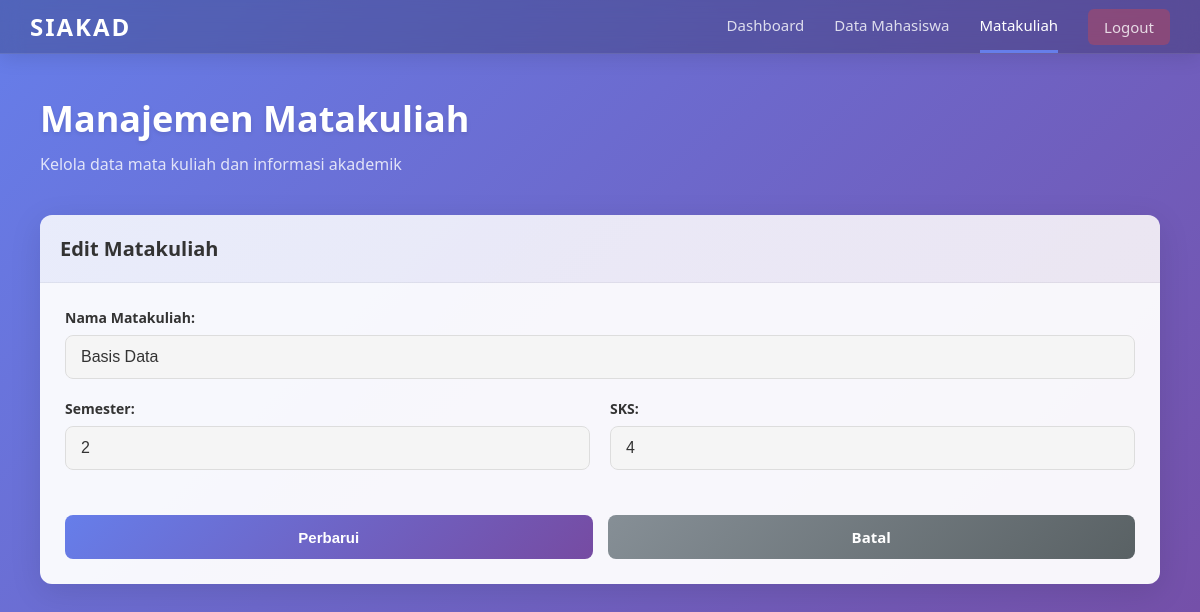
Page /matakuliah.php?action=edit&id=2 (signed in) on the committed database.
### tables this page shows
CREATE TABLE `matakuliah` (
  `id_matkul` int(11) NOT NULL,
  `nama_matkul` varchar(100) NOT NULL,
  `semester` int(11) NOT NULL,
  `sks` int(11) NOT NULL,
  `created_at` timestamp NOT NULL DEFAULT current_timestamp()
);

### matakuliah.php (the view, shortened to what this page needs)
<?php
require_once 'config.php';
$action = isset($_GET['action']) ? $_GET['action'] : 'list';
$matakuliah_list = [];
$matakuliah_edit = null;
if ($action === 'edit' && isset($_GET['id'])) {
    $id_matkul = intval($_GET['id']);
    try {
        $stmt = $pdo->prepare("SELECT * FROM matakuliah WHERE id_matkul = ?");
        $stmt->execute([$id_matkul]);
        $matakuliah_edit = $stmt->fetch(PDO::FETCH_ASSOC);
    } catch (PDOException $e) {
        $message = "Error: " . $e->getMessage();
        $messageType = "error";
        $action = 'list';
    }
}
?>
<!DOCTYPE html>
<html lang="id">
<head>
    <link rel="stylesheet" href="style.css">
</head>
<body>
    <div class="main-container">
        <nav class="navbar">
            <div class="navbar-brand">
                <h2>SIAKAD</h2>
            </div>
            <div class="navbar-menu">
                <a href="dashboard.php" class="nav-link">Dashboard</a>
                <a href="mahasiswa.php" class="nav-link">Data Mahasiswa</a>
                <a href="matakuliah.php" class="nav-link active">Matakuliah</a>
                <a href="logout.php" class="nav-link logout">Logout</a>
            </div>
        </nav>
        <div class="content">
            <div class="page-header">
                <h1>Manajemen Matakuliah</h1>
                <p>Kelola data mata kuliah dan informasi akademik</p>
            </div>
            <?php if ($action === 'list'): ?>
                <div class="card">
                    <div class="card-header">
                        <h3>Daftar Matakuliah</h3>
                        <a href="matakuliah.php?action=add" class="btn btn-primary">+ Tambah Matakuliah</a>
                    </div>
                    <div class="card-body">
                        <?php if (count($matakuliah_list) > 0): ?>
                            <table class="table">
                                <thead>
                                    <tr>
                                        <th>No</th>
                                        <th>Nama Matakuliah</th>
                                        <th>Semester</th>
                                        <th>SKS</th>
                                        <th>Aksi</th>
                                    </tr>
                                </thead>
                                <tbody>
                                    <?php foreach ($matakuliah_list as $index => $matkul): ?>
                                        <tr>
                                            <td><?php echo $index + 1; ?></td>
                                            <td><?php echo htmlspecialchars($matkul['nama_matkul']); ?></td>
                                            <td><?php echo $matkul['semester']; ?></td>
                                            <td><?php echo $matkul['sks']; ?></td>
                                            <td class="action-cell">
                                                <a href="matakuliah.php?action=edit&id=<?php echo $matkul['id_matkul']; ?>" class="btn btn-sm btn-edit">Edit</a>
                                                <a href="matakuliah.php?action=delete&id=<?php echo $matkul['id_matkul']; ?>" class="btn btn-sm btn-delete" onclick="return confirm('Yakin ingin menghapus?')">Hapus</a>
                                            </td>
                                        </tr>
                                    <?php endforeach; ?>
                                </tbody>
                            </table>
                        <?php else: ?>
                            <p class="no-data">Tidak ada data matakuliah.</p>
                        <?php endif; ?>
                    </div>
                </div>
            <?php elseif ($action === 'edit' && $matakuliah_edit): ?>
                <div class="card">
                    <div class="card-header">
                        <h3>Edit Matakuliah</h3>
                    </div>
                    <div class="card-body">
                        <form action="matakuliah.php?action=edit" method="POST" class="form">
                            <div class="form-group">
                                <label for="nama_matkul">Nama Matakuliah:</label>
                                <input type="text" id="nama_matkul" name="nama_matkul" value="<?php echo htmlspecialchars($matakuliah_edit['nama_matkul']); ?>" required>
                            </div>
                            <div class="form-row">
                                <div class="form-group">
                                    <label for="semester">Semester:</label>
                                    <input type="number" id="semester" name="semester" value="<?php echo $matakuliah_edit['semester']; ?>" min="1" max="8" required>
                                </div>
                                <div class="form-group">
                                    <label for="sks">SKS:</label>
                                    <input type="number" id="sks" name="sks" value="<?php echo $matakuliah_edit['sks']; ?>" min="1" max="4" required>
                                </div>
                            </div>
                            <div class="form-actions">
                                <button type="submit" class="btn btn-primary">Perbarui</button>
                                <a href="matakuliah.php" class="btn btn-secondary">Batal</a>
                            </div>
                        </form>
                    </div>
                </div>
            <?php endif; ?>
        </div>
    </div>
</body>
</html>

### style.css (style rules this page uses)
* { margin: 0; padding: 0; box-sizing: border-box; }
body { font-family: 'Segoe UI', Tahoma, Geneva, Verdana, sans-serif; background: linear-gradient(135deg, #667eea 0%, #764ba2 100%); min-height: 100vh; color: #333; }
h1 { margin-bottom: 30px; color: #fff; font-size: 28px; font-weight: 300; text-shadow: 0 2px 4px rgba(0, 0, 0, 0.1); }
h2 { color: #fff; font-size: 24px; margin-bottom: 10px; }
h3 { color: #333; font-size: 18px; margin-bottom: 15px; font-weight: 600; }
.form-group { margin-bottom: 20px; text-align: left; }
label { display: block; margin-bottom: 8px; font-weight: 500; color: rgba(255, 255, 255, 0.9); font-size: 14px; }
input[type="text"], input[type="password"], input[type="email"], input[type="number"], select { width: 100%; padding: 12px 15px; border: 1px solid rgba(255, 255, 255, 0.3); border-radius: 8px; font-size: 16px; box-sizing: border-box; background: rgba(255, 255, 255, 0.2); color: #333; backdrop-filter: blur(5px); transition: all 0.3s ease; }
input[type="text"]::placeholder, input[type="password"]::placeholder, input[type="email"]::placeholder, input[type="number"]::placeholder { color: rgba(0, 0, 0, 0.5); }
.btn { padding: 12px 24px; background: linear-gradient(135deg, #667eea 0%, #764ba2 100%); color: white; border: none; border-radius: 8px; font-size: 15px; font-weight: 600; cursor: pointer; transition: all 0.3s ease; text-decoration: none; display: inline-block; text-align: center; }
.btn-primary { background: linear-gradient(135deg, #667eea 0%, #764ba2 100%); }
.btn-secondary { background: linear-gradient(135deg, #868f96 0%, #596164 100%); }
.main-container { display: flex; min-height: 100vh; flex-direction: column; }
.navbar { background: rgba(0, 0, 0, 0.2); backdrop-filter: blur(10px); padding: 0 30px; display: flex; justify-content: space-between; align-items: center; box-shadow: 0 4px 20px rgba(0, 0, 0, 0.1); border-bottom: 1px solid rgba(255, 255, 255, 0.1); }
.navbar-brand h2 { color: #fff; font-size: 24px; margin: 0; font-weight: 700; letter-spacing: 2px; }
.navbar-menu { display: flex; gap: 30px; align-items: center; }
.nav-link { color: rgba(255, 255, 255, 0.8); text-decoration: none; font-weight: 500; padding: 15px 0; border-bottom: 3px solid transparent; transition: all 0.3s ease; font-size: 15px; }
.nav-link.active { color: #fff; border-bottom-color: #667eea; }
.nav-link.logout { background: rgba(244, 67, 54, 0.3); padding: 8px 16px; border-radius: 6px; border-bottom: none; }
.content { flex: 1; padding: 40px; max-width: 1200px; width: 100%; margin: 0 auto; }
.page-header { margin-bottom: 40px; color: #fff; }
.page-header h1 { font-size: 36px; margin-bottom: 10px; font-weight: 600; }
.page-header p { font-size: 16px; color: rgba(255, 255, 255, 0.8); }
.card { background: rgba(255, 255, 255, 0.95); border-radius: 12px; box-shadow: 0 8px 32px rgba(0, 0, 0, 0.1); overflow: hidden; margin-bottom: 20px; transition: transform 0.3s ease, box-shadow 0.3s ease; }
.card-header { padding: 20px; background: linear-gradient(135deg, rgba(102, 126, 234, 0.1), rgba(118, 75, 162, 0.1)); border-bottom: 1px solid rgba(0, 0, 0, 0.05); display: flex; justify-content: space-between; align-items: center; }
.card-header h3 { margin: 0; color: #333; font-size: 20px; }
.card-body { padding: 25px; }
.form { display: flex; flex-direction: column; }
.form-row { display: grid; grid-template-columns: 1fr 1fr; gap: 20px; }
.form-group { margin-bottom: 20px; }
.form-group label { color: #333; font-weight: 600; margin-bottom: 8px; }
.form-group input, .form-group select { background: #f5f5f5; border: 1px solid #ddd; color: #333; }
.form-actions { display: flex; gap: 15px; margin-top: 25px; }
.form-actions .btn { flex: 1; text-align: center; }

### rows in the picture
matakuliah: nama_matkul "Basis Data", semester "2", sks "4"
